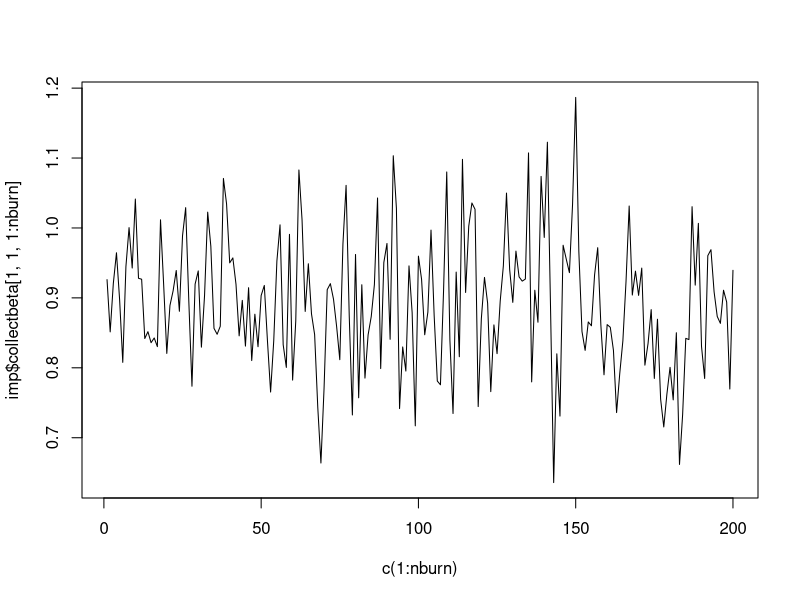
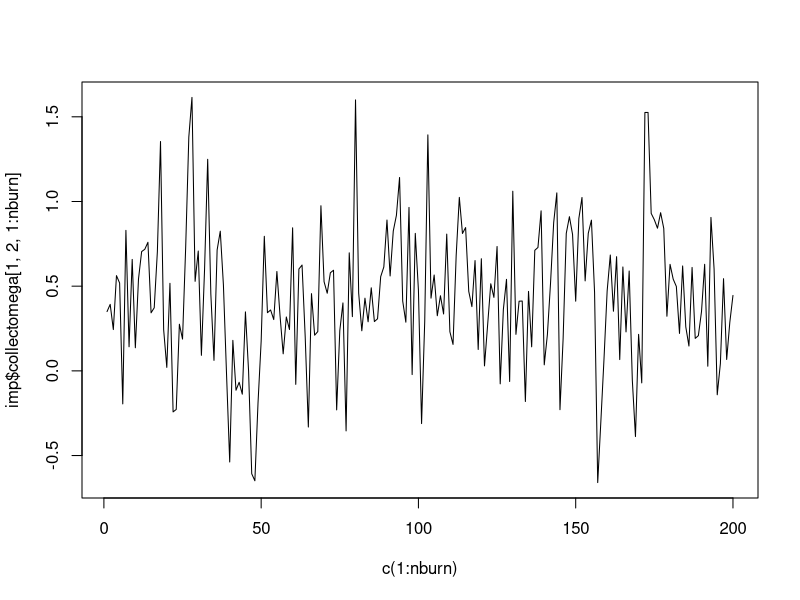

Recreate these plots in R, in order.
library(jomo)


### Name: jomo1con.MCMCchain
### Title: JM Imputation of single level data with continuous variables
###   only - A tool to check convergence of the MCMC
### Aliases: jomo1con.MCMCchain

### ** Examples


attach(sldata)

#We define all the inputs:

Y=data.frame(measure,age)
X=data.frame(rep(1,300),sex)
beta.start<-matrix(0,2,2)
l1cov.start<-diag(1,2)
l1cov.prior=diag(1,2);
nburn=as.integer(200);

# Then we run he function:

imp<-jomo1con.MCMCchain(Y,X,beta.start,l1cov.start,l1cov.prior,nburn=nburn)

#We can check the convergence of the first element of beta:

plot(c(1:nburn),imp$collectbeta[1,1,1:nburn],type="l")

#Or similarly we can check the convergence of any element of omega:

plot(c(1:nburn),imp$collectomega[1,2,1:nburn],type="l")
